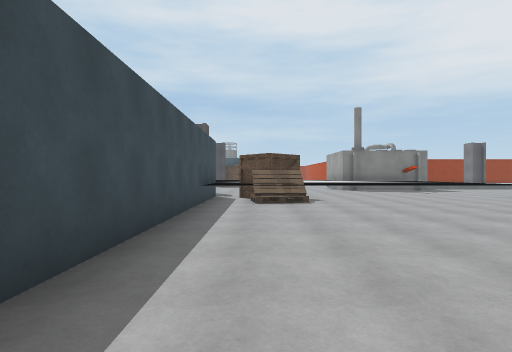
[1] (above)

24 first-person views from a walk through a Unity game level. The camera is 1.4 m above the floor, looks level and sees 80° across. Doors are open. The floor is counted in squares, 2 m on a side. Each view is taken from the middle of a square. On the plan, view 1 faces up. The plan holds only what a view shows up to about 10 squares ahead; the rest is blank. The place goes on beyond the plan. The player character is not drawn. Some surface patterns are stand-ins.

[2]
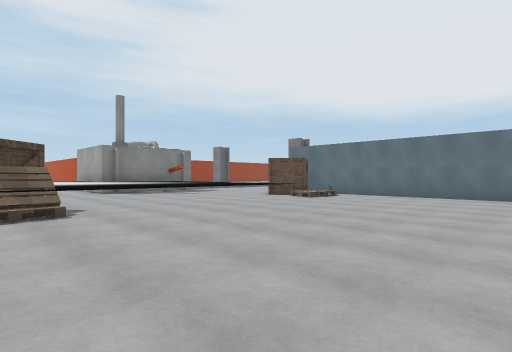

[3]
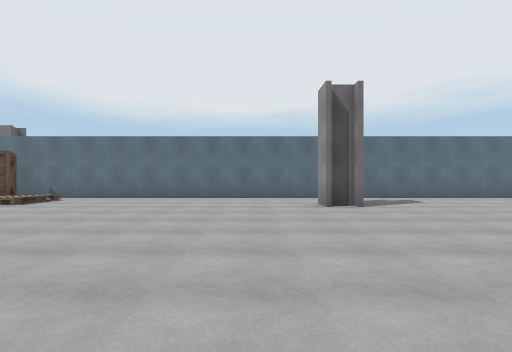

[4]
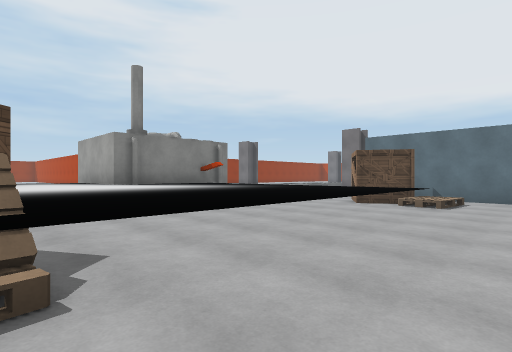

[5]
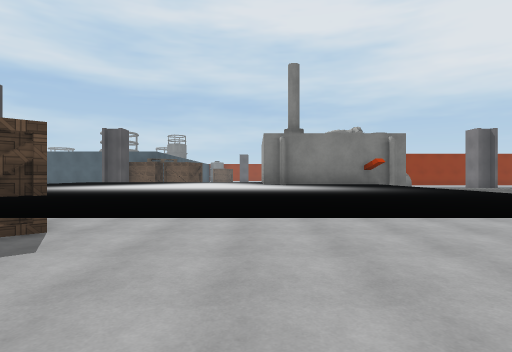

[6]
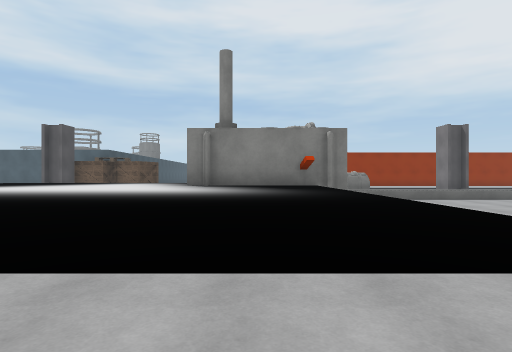

[7]
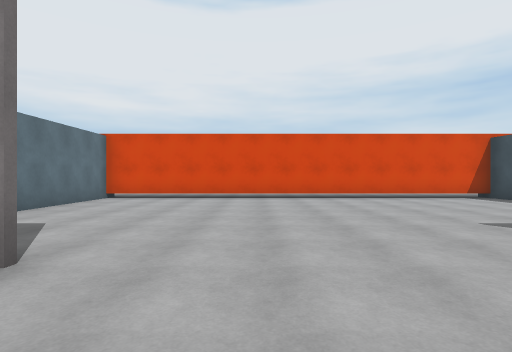

[8]
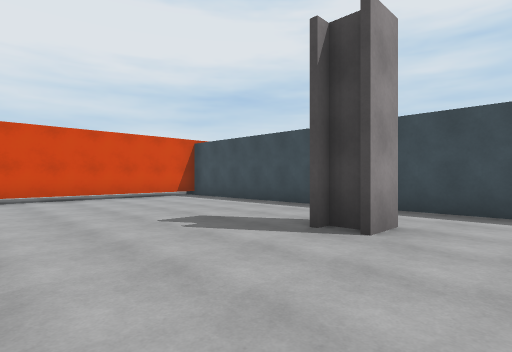

[9]
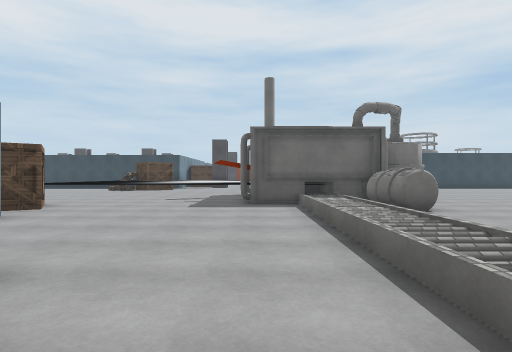

[10]
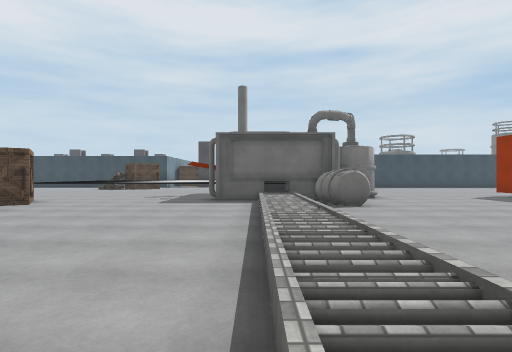

[11]
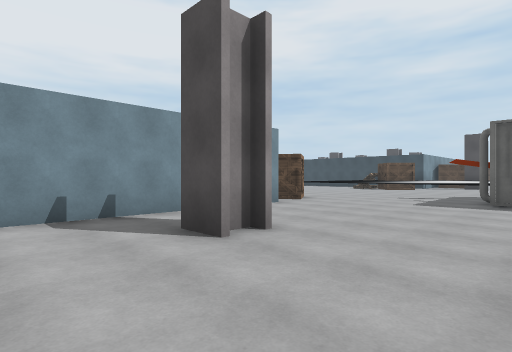

[12]
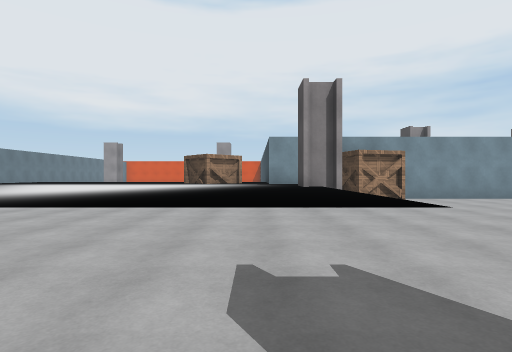

[13]
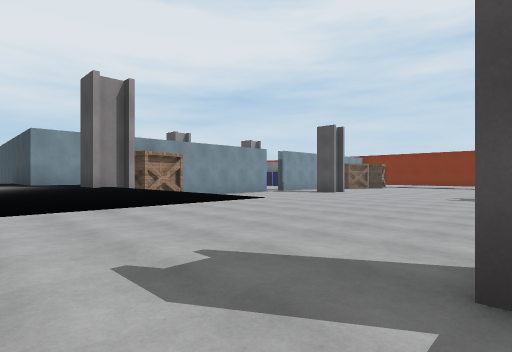

[14]
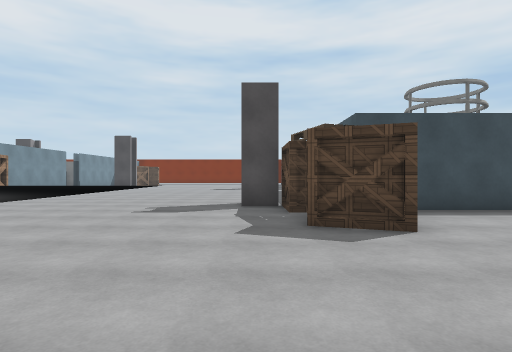

[15]
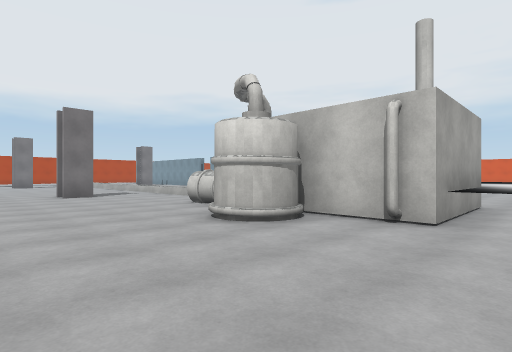

[16]
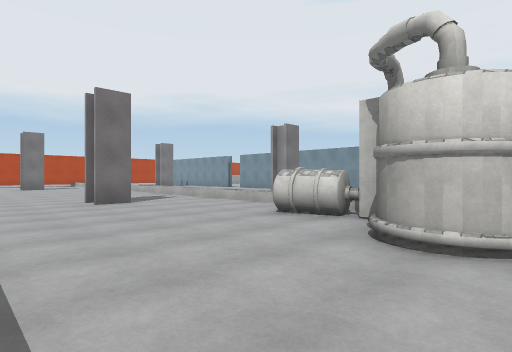

[17]
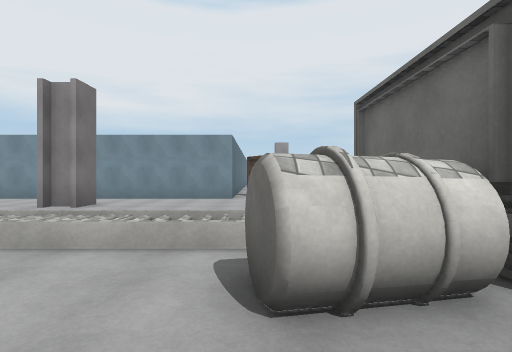

[18]
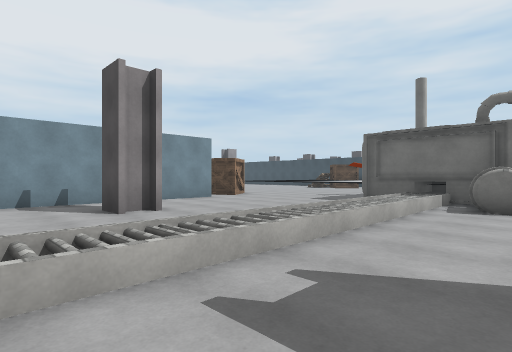

[19]
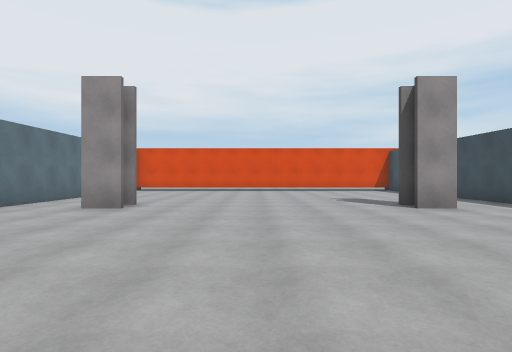

[20]
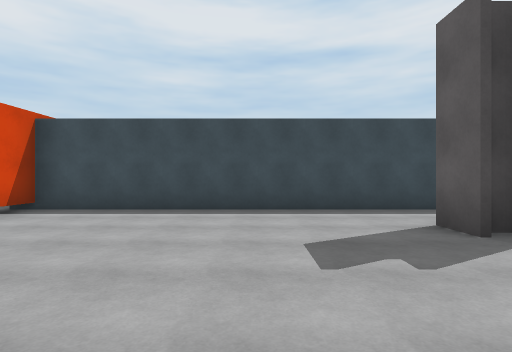

[21]
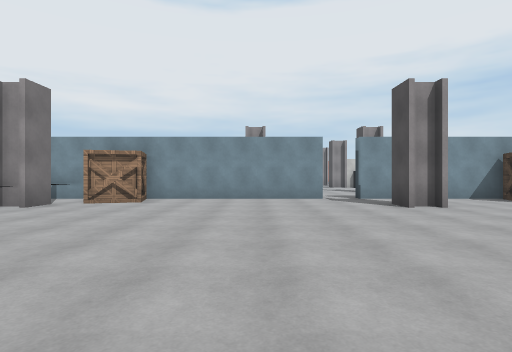

[22]
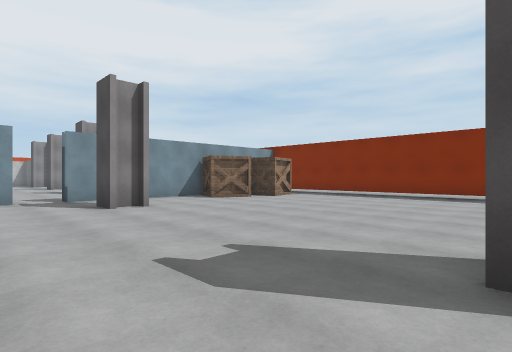

[23]
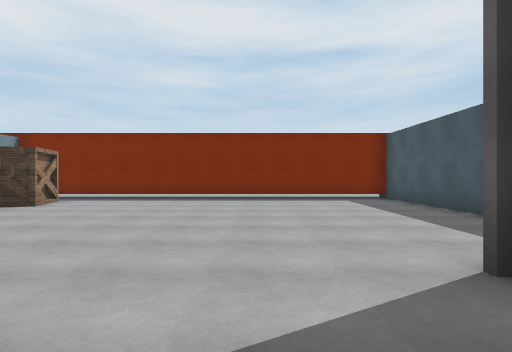

[24]
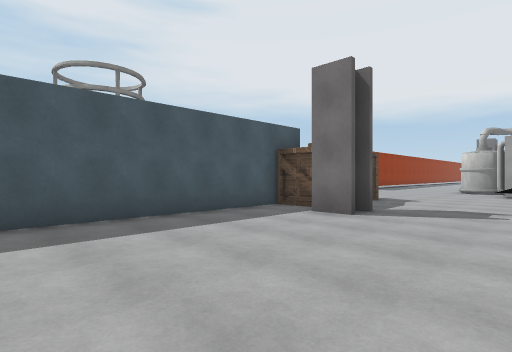

### Floor plan
Key: @ floor where view 1 was taken; # wall or solid block; . floor; / step, stairs or slope; D open door; ^ raised ledge; B box; P pillar; O other object.
Columns run from 20 left of view 1 to 17 right of it. Each row starts with its distance up from view 1.
 23                    #............
 22 #####       #######BBB................
 21 #.......    ......BBB.................
 20 #.......P........PP........O......P...
 19 #.........................OO..........
 18 #........................####OO.......
 17 #.................^^^^^^^  ^# ////////
 16 #.................^^^^^^^  ^#/////////
 15 #.................^^^^^^^^^^#.........
 14 #.................^^^^^^^^^^..........
 13 #..B....P........P^^^^^^^^^^......P...
 12 #.BBBB.........BB.^^^^^^^^^^..........
 11     B....DD.....B#^^BB^^^^^^..........
 10       ###DD#####   ^BB^^^^^^.B.#######
  9          ..        ^BB^^^^^^.BB#
  8          ..        ^OO^^^^^^.//#
  7                    ............#
  6                    ............#
  5                    ............#
  4                    #...........#
  3                    #...........#
  2                    ............#
  1                    ............#
  0                    .@P......P..#
 -1                    #...........#
 -2                    #...........#
 -3                    #...........#
 -4                    #...........#
 -5                    #...........#
 -6                    #...........#
 -7                    #...........#
 -8                   ##############

Positions as (right, up) in squares from view 1, and headings:
1: (0, 0), facing up
2: (0, 2), facing up-right
3: (1, 2), facing right
4: (1, 6), facing up-right
5: (4, 6), facing up
6: (6, 7), facing up
7: (6, 2), facing down
8: (5, 2), facing down-left
9: (16, 15), facing left
10: (17, 16), facing left
11: (17, 16), facing down-left
12: (-1, 20), facing down
13: (0, 20), facing down-left
14: (5, 20), facing left
15: (3, 23), facing down-right
16: (6, 23), facing down-right
17: (10, 20), facing down
18: (17, 19), facing down-left
19: (5, 7), facing down
20: (5, -3), facing left
21: (-8, 20), facing down
22: (-9, 20), facing down-left
23: (-10, 18), facing left
24: (-8, 17), facing up-right
